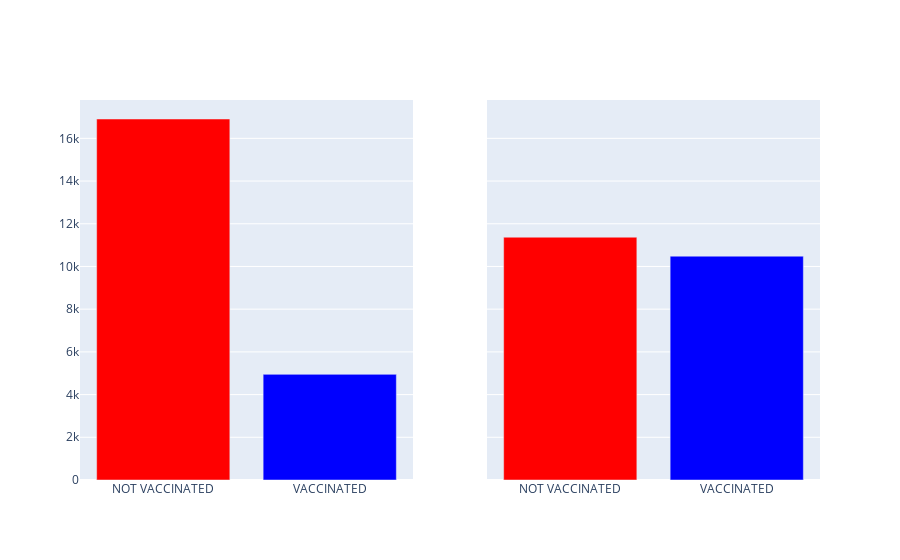

The code cell stored with this chart in its notebook:
### Code cell
fig = go.Figure()


fig = make_subplots(rows=1, cols=2, shared_yaxes=True)

fig.add_trace(go.Bar(x=data1.h1n1_vaccine, y = data1["count"], marker_color=["red","blue"]
                    ),
              1, 1) #marker=dict(color=["h1n1_vaccine"], coloraxis="coloraxis") color="h1n1_vaccine"


fig.add_trace(go.Bar(x=data2.seasonal_vaccine, y = data2["count"], marker_color=["red","blue"]
                    ),
              1, 2) # marker=dict(color=["seasonal_vaccine"], coloraxis="coloraxis") , color="seasonal_vaccine"


fig.update_layout(
    xaxis1 = dict(
        tickmode = 'array',
        tickvals = [0,1],
        ticktext = ['NOT VACCINATED', 'VACCINATED']
    ),
     xaxis2 = dict(
        tickmode = 'array',
        tickvals = [0,1],
        ticktext = ['NOT VACCINATED', 'VACCINATED']
    ),

)

#fig.update_xaxes(title='Concern of H1N1', ticktext=[''])
fig.update_layout(coloraxis=dict(colorscale='Bluered_r'), showlegend=False )
fig.show()

### Figure 1 — Plotly figure (JSON) as saved in the notebook; plotly's stock layout.template omitted (floating-point values rounded to 4 significant figures)
{"data": [{"marker": {"color": ["red", "blue"]}, "type": "bar", "x": [0, 1], "xaxis": "x", "y": [16906, 4947], "yaxis": "y"}, {"marker": {"color": ["red", "blue"]}, "type": "bar", "x": [0, 1], "xaxis": "x2", "y": [11371, 10482], "yaxis": "y2"}], "layout": {"coloraxis": {"colorscale": [[0, "rgb(255,0,0)"], [1, "rgb(0,0,255)"]]}, "showlegend": false, "xaxis": {"anchor": "y", "domain": [0, 0.45], "tickmode": "array", "ticktext": ["NOT VACCINATED", "VACCINATED"], "tickvals": [0, 1]}, "xaxis2": {"anchor": "y2", "domain": [0.55, 1], "tickmode": "array", "ticktext": ["NOT VACCINATED", "VACCINATED"], "tickvals": [0, 1]}, "yaxis": {"anchor": "x", "domain": [0, 1]}, "yaxis2": {"anchor": "x2", "domain": [0, 1], "matches": "y", "showticklabels": false}}}
